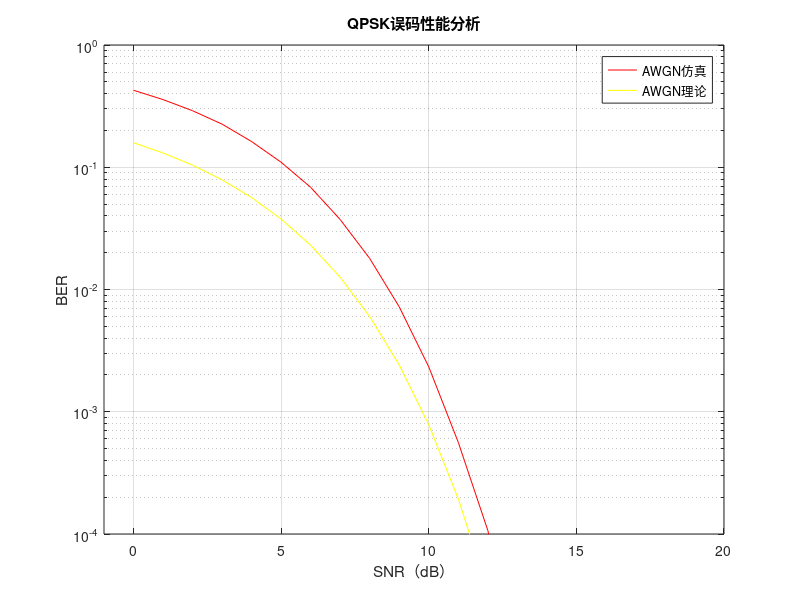

MATLAB code for this plot:
clc
close all
clear all
SNR=0:1:20;                 %信噪比变化范围
SNR1=0.5*(10.^(SNR/10));    %将信噪比转化成直角坐标
N=1000000;                  %仿真点数
X=4;                        %进制数
x=randi([0,1],1,N);         %产生随机信号
h=pskmod(x,X);              %调用matlab自带的psk调制函数
for i=1:length(SNR);
    yAn=awgn(h,SNR(i),'measured'); 
    yA=pskdemod(yAn,X);     %QPSK属于4PSK
    [bit_A,l]=biterr(x,yA); 
    QPSK_s_AWGN(i)=bit_A/N;
end
QPSK_t_AWGN=1/2*erfc(sqrt(10.^(SNR/10)/2));   %AWGN信道下QPSK理论误码率

%绘制图形
figure
semilogy(SNR,QPSK_s_AWGN,'r');hold on;
semilogy(SNR,QPSK_t_AWGN,'y');hold on;
grid on;
axis([-1 20 10^-4 1]);
legend('AWGN仿真','AWGN理论');
title('QPSK误码性能分析');
xlabel('SNR（dB）');ylabel('BER');

